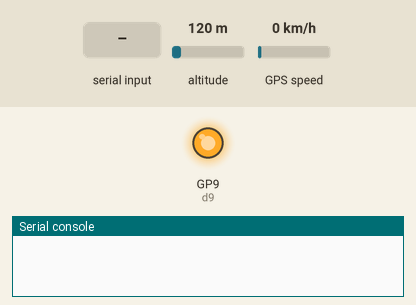
Recording of a program running on a simulated Raspberry Pi Pico running MicroPython. Shown: output pins drawn as LEDs (lit = HIGH), the last lines printed to the serial console. Inputs (shaded band) come from the test bench; at power-on: altitude 120 m, GPS speed 0 km/h. The GPS gets a fix after 3 s at 37.7749, -122.4194 with 8 satellites.

Above: at 0.1 s.
At 2.2 s:
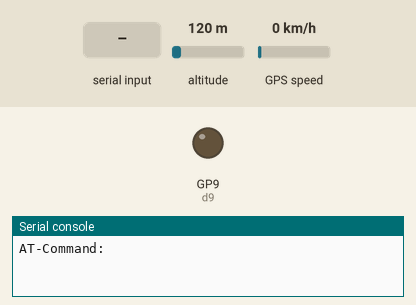
2.3 s: "1" typed at the serial console, then Enter
5.3 s: "0" typed at the serial console, then Enter
Timing chart, 0 to 8.3 s (numbered marks = the images above; inputs shaded):
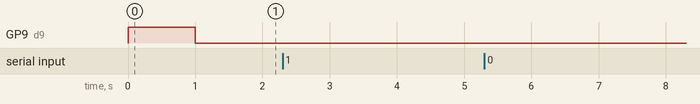

The program:

9.1Terminal_AT-Befehle.py
```python
# Raspberry Pi Pico and GPS-module SIM808
# initial trials with AT commands
# Enter AT and get OK
# Enter AT+CGPSPWR=1 and get OK
# Enter repeatedly AT+CGPSINF=32 and get GPS data
# command for repition also A/

# Import MicroPython Modules (libraries)
from machine import UART, Pin
import time

# Initialisation of UART(RX/TX)
# UART 0, TX=GP0 (phys. Pin 1), RX=GP1 (phys. Pin 2)
# UART 1, TX=GP4 (phys. Pin 6), RX=GP5 (phys. Pin 7)
gps_serial = UART(1, baudrate=9600, tx=Pin(4), rx=Pin(5))

# Switch on GPS receiver with Pin D9
d9 = Pin(9, Pin.OUT)
d9.on()
time.sleep(1)
d9.off()


# self-defined function to send AT-Command and receive feedback
def sendATCmd (at_cmd):
    char = ''
    dataString = ''
    gps_serial.write(at_cmd + '\r\n')
    time.sleep(2)
    while (char is not None):
        char = gps_serial.read(1)
        try:
            dataString += char.decode('utf-8')
        except: pass
    if at_cmd + '\r\n' == dataString: return 're-check connections'

    return dataString

# Main loop
# Enter AT-Commands
while (True):
    at_cmd = input('AT-Command: ')
    print(sendATCmd(at_cmd))
```
